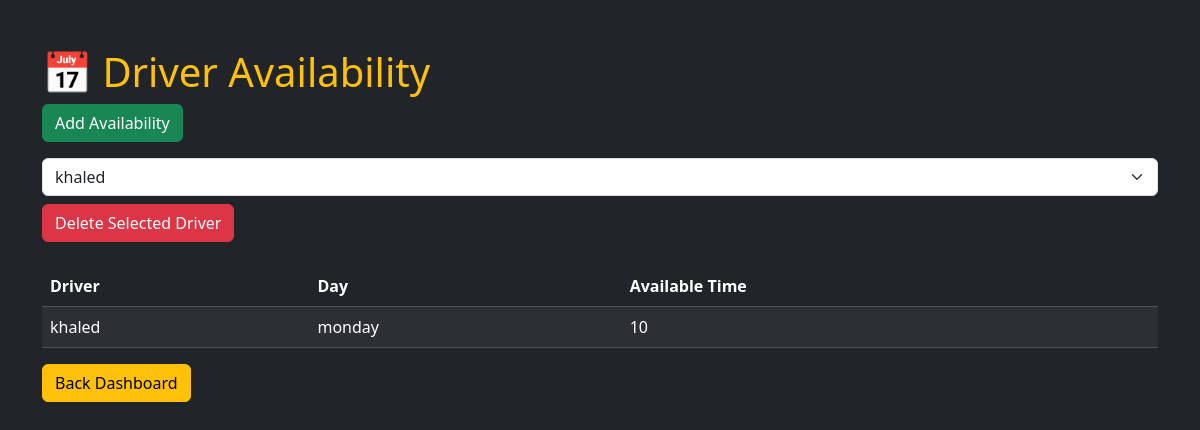
The page /availability on the database its author committed.
### tables this page shows
CREATE TABLE availability (
id INTEGER PRIMARY KEY AUTOINCREMENT,
driver TEXT,
day TEXT,
time TEXT
, van TEXT);

### app.py (the view)
@app.route("/availability")
def availability():
    conn = get_db_connection()
    availability = conn.execute("SELECT * FROM availability").fetchall()
    conn.close()
    return render_template(
        "availability.html",
        availability=availability
    )

### app.py (called while the page is built)
def get_db_connection():
    conn = sqlite3.connect("driver_system.db")
    conn.row_factory = sqlite3.Row
    return conn

### templates/availability.html (shortened to what this page needs)
<!DOCTYPE html>
<html>
<head>
    <link href="https://cdn.jsdelivr.net/npm/bootstrap@5.3.3/dist/css/bootstrap.min.css" rel="stylesheet">
</head>
<body class="bg-dark text-white">
<div class="container mt-5">
    <h1 class="text-warning">📅 Driver Availability</h1>
    <a href="/add_availability" class="btn btn-success mb-3">Add Availability</a>
    <form method="POST" action="/delete_availability" class="mb-3">
        <select name="driver" class="form-select mb-2">
            {% for item in availability %}
            <option value="{{ item.driver }}">{{ item.driver }}</option>
            {% endfor %}
        </select>
        <button type="submit" class="btn btn-danger">
            Delete Selected Driver
        </button>
    </form>
    <table class="table table-dark table-striped mt-4">
        <thead>
            <tr>
                <th>Driver</th>
                <th>Day</th>
                <th>Available Time</th>
            </tr>
        </thead>
        <tbody>
        {% for item in availability %}
        <tr>
            <td>{{ item.driver }}</td>
            <td>{{ item.day }}</td>
            <td>{{ item.time}}</td>
        </tr>
        {% endfor %}
        </tbody>
    </table>
    <a href="/" class="btn btn-warning">Back Dashboard</a>
</div>
</body>
</html>

### rows shown on the page
availability: driver "khaled", day "monday", time "10"

### other values the page prints
form field driver "khaled"
